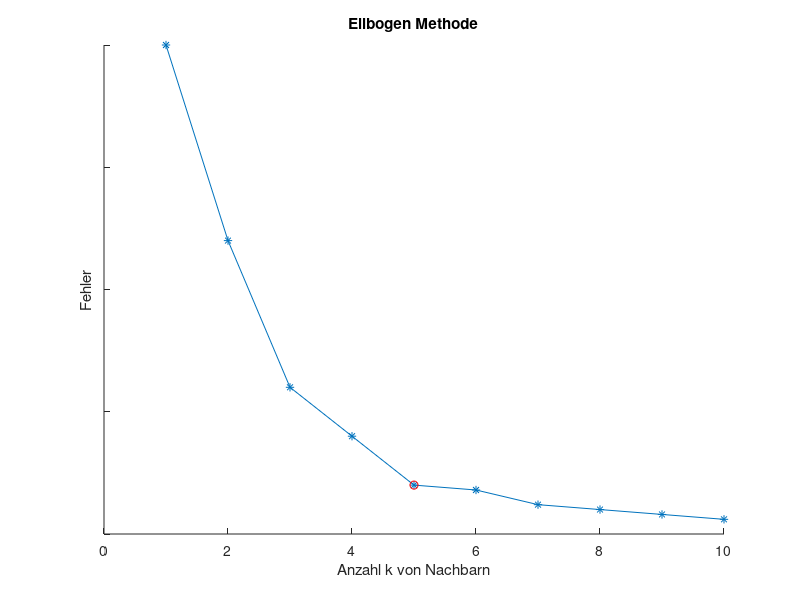

Here is the MATLAB script that generated this plot:
k = [1,2,3,4,5,6,7,8,9,10];
err = [100,60,30,20,10,9,6,5,4,3]/50;
hold on;
plot(k,err,'*-')
plot(5,0.2,'ro')
set(gca,'YTickLabel',[])
xlabel('Anzahl k von Nachbarn')
ylabel('Fehler')
title('Ellbogen Methode')